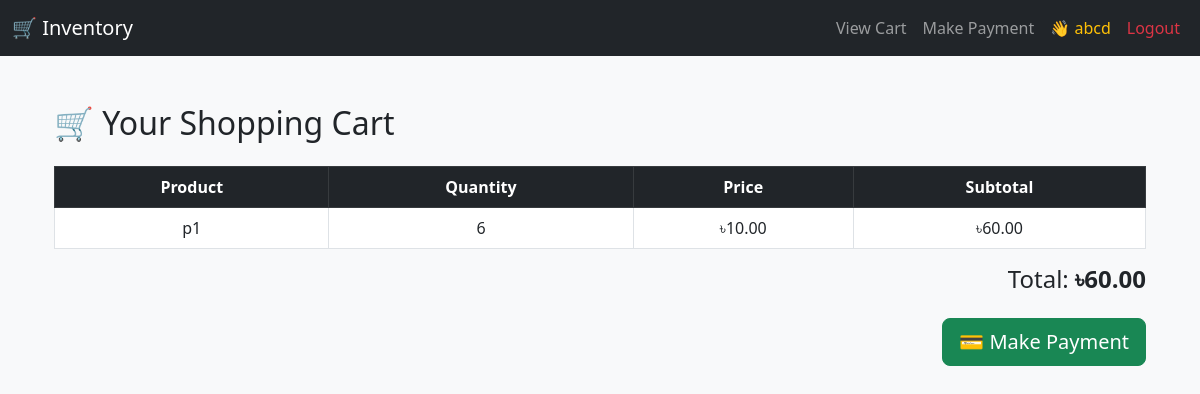
Page /cart/cart/ (signed in) on the committed database.
### orders/models.py (models this page shows)
class CartItem(models.Model):
    cart = models.ForeignKey(Cart, on_delete=models.CASCADE)
    product = models.ForeignKey(Product, on_delete=models.CASCADE)
    quantity = models.PositiveIntegerField(default=1)
    def subtotal(self):
        return self.product.price * self.quantity

### inventory/models.py (models this page shows, shortened)
class Product(models.Model):
    name = models.CharField(max_length=100)
    category = models.CharField(max_length=50)
    quantity = models.PositiveIntegerField()
    price = models.DecimalField(max_digits=10, decimal_places=2)
    added_on = models.DateTimeField(auto_now_add=True)

### orders/views.py (the view)
# urls.py: path('cart/', views.cart_view, name='cart_view'),
@login_required
def cart_view(request):
    cart, _ = Cart.objects.get_or_create(user=request.user)
    items = CartItem.objects.filter(cart=cart)
    total = sum(item.subtotal() for item in items)
    return render(request, 'orders/cart.html', {
        'items': items,
        'total': total,
    })

### orders/templates/orders/cart.html
{% extends 'base.html' %}
{% load static %}
{% block content %}
<div class="container mt-5">
    <h2 class="mb-4">🛒 Your Shopping Cart</h2>
    {% if items %}
        <table class="table table-bordered text-center">
            <thead class="table-dark">
                <tr>
                    <th>Product</th>
                    <th>Quantity</th>
                    <th>Price</th>
                    <th>Subtotal</th>
                </tr>
            </thead>
            <tbody>
                {% for item in items %}
                <tr>
                    <td>{{ item.product.name }}</td>
                    <td>{{ item.quantity }}</td>
                    <td>৳{{ item.product.price }}</td>
                    <td>৳{{ item.subtotal }}</td>
                </tr>
                {% endfor %}
            </tbody>
        </table>
        <h4 class="text-end">Total: <strong>৳{{ total }}</strong></h4>
        <div class="text-end mt-4">
            <a href="{% url 'make_payment' %}" class="btn btn-success btn-lg">💳 Make Payment</a>
        </div>
    {% else %}
        <div class="alert alert-info">Your cart is empty.</div>
    {% endif %}
</div>
{% endblock %}

### orders/templates/base.html (shortened to what this page needs)
<!DOCTYPE html>
<html lang="en">
<head>
    <link href="https://cdn.jsdelivr.net/npm/bootstrap@5.3.0/dist/css/bootstrap.min.css" rel="stylesheet">
</head>
<body class="bg-light">
<nav class="navbar navbar-expand-lg navbar-dark bg-dark mb-4">
    <div class="container-fluid">
        <a class="navbar-brand" href="{% url 'product_list' %}">🛒 Inventory</a>
        <div class="collapse navbar-collapse justify-content-end" id="navbarNav">
            <ul class="navbar-nav">
                {% if user.is_authenticated %}
                    {% if not user.is_staff %}
                        <li class="nav-item">
                            <a class="nav-link" href="{% url 'cart_view' %}">View Cart</a>
                        </li>
                        <li class="nav-item">
                            <a class="nav-link" href="{% url 'make_payment' %}">Make Payment</a>
                        </li>
                    {% else %}
                        <li class="nav-item">
                            <a class="nav-link" href="{% url 'admin_order_list' %}">Admin Orders</a>
                        </li>
                    {% endif %}
                    <li class="nav-item">
                        <a class="nav-link text-warning" href="#">👋 {{ user.username }}</a>
                    </li>
                    <li class="nav-item">
                        <a class="nav-link text-danger" href="{% url 'logout' %}">Logout</a>
                    </li>
                {% endif %}
            </ul>
        </div>
    </div>
</nav>
<div class="container mb-5">
    {% block content %}{% endblock %}
</div>
</body>
</html>

### rows in the picture
CartItem: product.name "p1", quantity "6", product.price "10.00", subtotal "60.00"

### other values in the picture
{{ user.username }} "abcd"
{{ total }} "60.00"
